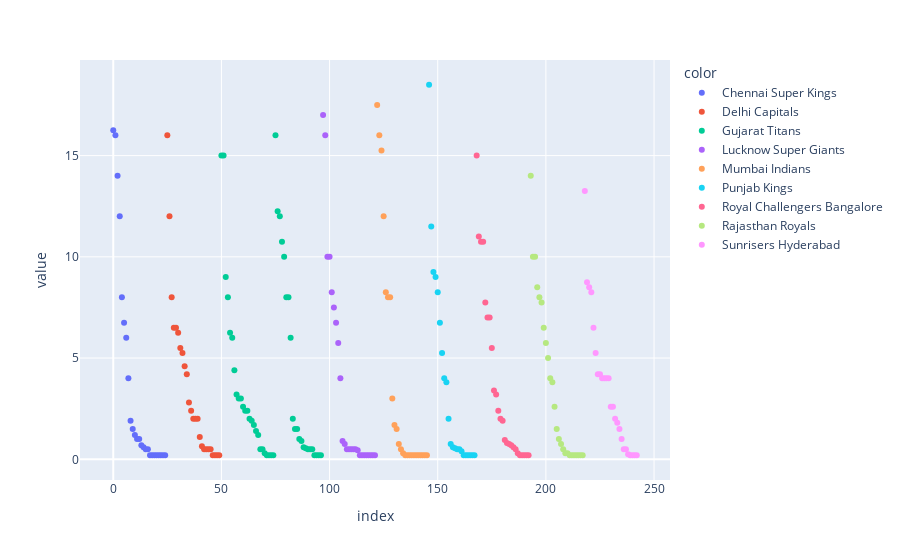

Write notebook code for a chart like this one.
### Code cell
px.scatter(price,color=team,hover_name=name)

### Figure 1 — Plotly figure (JSON) as saved in the notebook; plotly's stock layout.template omitted (floating-point values rounded to 4 significant figures)
{"data": [{"hovertemplate": "<b>%{hovertext}</b><br><br>color=Chennai Super Kings<br>index=%{x}<br>value=%{y}<extra></extra>", "hovertext": ["Ben Stokes ", "Ravindra Jadeja ", "Deepak Chahar ", "MS Dhoni ", "Moeen Ali ", "Ambati Rayudu ", "Ruturaj Gaikwad ", "Shivam Dube ", "Mitchell Santner ", "Rajvardhan Hangargekar ", "Prashant Solanki ", "Kyle Jamieson ", "Devon Conway ", "Maheesh Theekshana ", "Nishant Sindhu ", "Ajinkya Rahane ", "Dwaine Pretorius ", "Matheesha Pathirana ", "Mukesh Choudhary ", "Shaik Rasheed ", "Simarjeet Singh ", "Subhranshu Senapati ", "Bhagath Varma ", "Ajay Mandal ", "Tushar Deshpande "], "legendgroup": "Chennai Super Kings", "marker": {"color": "#636efa", "symbol": "circle"}, "mode": "markers", "name": "Chennai Super Kings", "orientation": "v", "showlegend": true, "type": "scatter", "x": [0, 1, 2, 3, 4, 5, 6, 7, 8, 9, 10, 11, 12, 13, 14, 15, 16, 17, 18, 19, 20, 21, 22, 23, 24], "xaxis": "x", "y": [16.25, 16, 14, 12, 8, 6.75, 6, 4, 1.9, 1.5, 1.2, 1, 1, 0.7, 0.6, 0.5, 0.5, 0.2, 0.2, 0.2, 0.2, 0.2, 0.2, 0.2, 0.2], "yaxis": "y"}, {"hovertemplate": "<b>%{hovertext}</b><br><br>color=Delhi Capitals<br>index=%{x}<br>value=%{y}<extra></extra>", "hovertext": ["Rishabh Pant ", "Axar Patel ", "Prithvi Shaw ", "Mitchell Marsh ", "Anrich Nortje ", "David Warner ", "Mukesh Kumar ", "Khaleel Ahmed ", "Rilee Rossouw ", "Chetan Sakariya ", "Rovman Powell ", "Manish Pandey ", "Mustafizur Rahman ", "Kuldeep Yadav ", "Philip Salt ", "Kamlesh Nagarkoti ", "Lalit Yadav ", "Ishant Sharma ", "Lungi Ngidi ", "Pravin Dubey ", "Yash Dhull ", "Ripal Patel ", "Aman Khan ", "Vicky Ostwal ", "Sarfaraz Khan "], "legendgroup": "Delhi Capitals", "marker": {"color": "#EF553B", "symbol": "circle"}, "mode": "markers", "name": "Delhi Capitals", "orientation": "v", "showlegend": true, "type": "scatter", "x": [25, 26, 27, 28, 29, 30, 31, 32, 33, 34, 35, 36, 37, 38, 39, 40, 41, 42, 43, 44, 45, 46, 47, 48, 49], "xaxis": "x", "y": [16, 12, 8, 6.5, 6.5, 6.25, 5.5, 5.25, 4.6, 4.2, 2.8, 2.4, 2, 2, 2, 1.1, 0.65, 0.5, 0.5, 0.5, 0.5, 0.2, 0.2, 0.2, 0.2], "yaxis": "y"}, {"hovertemplate": "<b>%{hovertext}</b><br><br>color=Gujarat Titans<br>index=%{x}<br>value=%{y}<extra></extra>", "hovertext": ["Hardik Pandya ", "Rashid Khan ", "Rahul Tewatia ", "Shubman Gill ", "Mohammad Shami ", "Shivam Mavi ", "Josh Little ", "Yash Dayal ", "Sai Kishore ", "David Miller ", "Abhinav Manohar ", "Alzarri Joseph ", "Matthew Wade ", "Kane Williamson ", "Wriddhiman Saha ", "Jayant Yadav ", "Vijay Shankar ", "Srikar Bharat ", "Mohit Sharma ", "Odean Smith ", "Noor Ahmad ", "Darshan Nalkande ", "Urvil Patel ", "Sai Sudharsan ", "Pradeep Sangwan ", "Andre Russell ", "Shreyas Iyer ", "Varun Chakaravarthy ", "Shardul Thakur ", "Lockie Ferguson ", "Venkatesh Iyer ", "Nitish Rana ", "Sunil Narine ", "Umesh Yadav ", "Shakib Al Hasan ", "Tim Southee ", "David Wiese ", "Narayan Jagadeesan ", "Vaibhav Arora ", "Rinku Singh ", "Mandeep Singh ", "Litton Das ", "Rahmanullah Gurbaz ", "Suyash Sharma ", "Harshit Rana ", "Anukul Roy ", "Kulwant Khejroliya "], "legendgroup": "Gujarat Titans", "marker": {"color": "#00cc96", "symbol": "circle"}, "mode": "markers", "name": "Gujarat Titans", "orientation": "v", "showlegend": true, "type": "scatter", "x": [50, 51, 52, 53, 54, 55, 56, 57, 58, 59, 60, 61, 62, 63, 64, 65, 66, 67, 68, 69, 70, 71, 72, 73, 74, 75, 76, 77, 78, 79, 80, 81, 82, 83, 84, 85, 86, 87, 88, 89, 90, 91, 92, 93, 94, 95, 96], "xaxis": "x", "y": [15, 15, 9, 8, 6.25, 6, 4.4, 3.2, 3, 3, 2.6, 2.4, 2.4, 2, 1.9, 1.7, 1.4, 1.2, 0.5, 0.5, 0.3, 0.2, 0.2, 0.2, 0.2, 16, 12.25, 12, 10.75, 10, 8, 8, 6, 2, 1.5, 1.5, 1, 0.9, 0.6, 0.55, 0.5, 0.5, 0.5, 0.2, 0.2, 0.2, 0.2], "yaxis": "y"}, {"hovertemplate": "<b>%{hovertext}</b><br><br>color=Lucknow Super Giants<br>index=%{x}<br>value=%{y}<extra></extra>", "hovertext": ["KL Rahul ", "Nicholas Pooran ", "Avesh Khan ", "Marcus Stoinis ", "Krunal Pandya ", "Mark Wood ", "Quinton de Kock ", "Deepak Hooda ", "Ravi Bishnoi ", "Krishnappa Gowtham ", "Daniel Sams ", "Amit Mishra ", "Jaydev Unadkat ", "Kyle Mayers ", "Naveen-ul-Haq ", "Romario Shepherd ", "Yash Thakur ", "Mohsin Khan ", "Ayush Badoni ", "Karan Sharma ", "Yudhvir Singh ", "Mayank Yadav ", "Prerak Mankad ", "Swapnil Singh ", "Manan Vohra "], "legendgroup": "Lucknow Super Giants", "marker": {"color": "#ab63fa", "symbol": "circle"}, "mode": "markers", "name": "Lucknow Super Giants", "orientation": "v", "showlegend": true, "type": "scatter", "x": [97, 98, 99, 100, 101, 102, 103, 104, 105, 106, 107, 108, 109, 110, 111, 112, 113, 114, 115, 116, 117, 118, 119, 120, 121], "xaxis": "x", "y": [17, 16, 10, 10, 8.25, 7.5, 6.75, 5.75, 4, 0.9, 0.75, 0.5, 0.5, 0.5, 0.5, 0.5, 0.45, 0.2, 0.2, 0.2, 0.2, 0.2, 0.2, 0.2, 0.2], "yaxis": "y"}, {"hovertemplate": "<b>%{hovertext}</b><br><br>color=Mumbai Indians<br>index=%{x}<br>value=%{y}<extra></extra>", "hovertext": ["Cameron Green ", "Rohit Sharma ", "Ishan Kishan ", "Jasprit Bumrah ", "Tim David ", "Jofra Archer ", "Suryakumar Yadav ", "Dewald Brevis ", "Tilak Varma ", "Jhye Richardson ", "Jason Behrendorff ", "Piyush Chawla ", "Arjun Tendulkar ", "Kumar Kartikeya ", "Duan Jansen ", "Arshad Khan ", "Hrithik Shokeen ", "Akash Madhwal ", "Raghav Goyal ", "Tristan Stubbs ", "Nehal Wadhera ", "Shams Mulani ", "Ramandeep Singh ", "Vishnu Vinod "], "legendgroup": "Mumbai Indians", "marker": {"color": "#FFA15A", "symbol": "circle"}, "mode": "markers", "name": "Mumbai Indians", "orientation": "v", "showlegend": true, "type": "scatter", "x": [122, 123, 124, 125, 126, 127, 128, 129, 130, 131, 132, 133, 134, 135, 136, 137, 138, 139, 140, 141, 142, 143, 144, 145], "xaxis": "x", "y": [17.5, 16, 15.25, 12, 8.25, 8, 8, 3, 1.7, 1.5, 0.75, 0.5, 0.3, 0.2, 0.2, 0.2, 0.2, 0.2, 0.2, 0.2, 0.2, 0.2, 0.2, 0.2], "yaxis": "y"}, {"hovertemplate": "<b>%{hovertext}</b><br><br>color=Punjab Kings<br>index=%{x}<br>value=%{y}<extra></extra>", "hovertext": ["Sam Curran ", "Liam Livingstone ", "Kagiso Rabada ", "Shahrukh Khan ", "Shikhar Dhawan ", "Jonny Bairstow ", "Rahul Chahar ", "Arshdeep Singh ", "Harpreet Brar ", "Raj Bawa ", "Nathan Ellis ", "Prabhsimran Singh ", "Rishi Dhawan ", "Sikandar Raza ", "Bhanuka Rajapaksa ", "Harpreet Singh Bhatia ", "Atharva Taide ", "Mohit Rathee ", "Shivam Singh ", "Vidhwath Kaverappa ", "Jitesh Sharma ", "Baltej Singh "], "legendgroup": "Punjab Kings", "marker": {"color": "#19d3f3", "symbol": "circle"}, "mode": "markers", "name": "Punjab Kings", "orientation": "v", "showlegend": true, "type": "scatter", "x": [146, 147, 148, 149, 150, 151, 152, 153, 154, 155, 156, 157, 158, 159, 160, 161, 162, 163, 164, 165, 166, 167], "xaxis": "x", "y": [18.5, 11.5, 9.25, 9, 8.25, 6.75, 5.25, 4, 3.8, 2, 0.75, 0.6, 0.55, 0.5, 0.5, 0.4, 0.2, 0.2, 0.2, 0.2, 0.2, 0.2], "yaxis": "y"}, {"hovertemplate": "<b>%{hovertext}</b><br><br>color=Royal Challengers Bangalore<br>index=%{x}<br>value=%{y}<extra></extra>", "hovertext": ["Virat Kohli ", "Glenn Maxwell ", "Harshal Patel ", "Wanindu Hasaranga ", "Josh Hazlewood ", "Faf du Plessis ", "Mohammed Siraj ", "Dinesh Karthik ", "Anuj Rawat ", "Will Jacks ", "Shahbaz Ahmed ", "David Willey ", "Reece Topley ", "Mahipal Lomror ", "Finn Allen ", "Siddarth Kaul ", "Rajan Kumar ", "Avinash Singh ", "Karn Sharma ", "Suyash Prabhudessai ", "Sonu Yadav ", "Manoj Bhandage ", "Akash Deep ", "Himanshu Sharma ", "Rajat Patidar "], "legendgroup": "Royal Challengers Bangalore", "marker": {"color": "#FF6692", "symbol": "circle"}, "mode": "markers", "name": "Royal Challengers Bangalore", "orientation": "v", "showlegend": true, "type": "scatter", "x": [168, 169, 170, 171, 172, 173, 174, 175, 176, 177, 178, 179, 180, 181, 182, 183, 184, 185, 186, 187, 188, 189, 190, 191, 192], "xaxis": "x", "y": [15, 11, 10.75, 10.75, 7.75, 7, 7, 5.5, 3.4, 3.2, 2.4, 2, 1.9, 0.95, 0.8, 0.75, 0.7, 0.6, 0.5, 0.3, 0.2, 0.2, 0.2, 0.2, 0.2], "yaxis": "y"}, {"hovertemplate": "<b>%{hovertext}</b><br><br>color=Rajasthan Royals<br>index=%{x}<br>value=%{y}<extra></extra>", "hovertext": ["Sanju Samson ", "Prasidh Krishna ", "Jos Buttler ", "Shimron Hetmyer ", "Trent Boult ", "Devdutt Padikkal ", "Yuzvendra Chahal ", "Jason Holder ", "Ravichandran Ashwin ", "Yashasvi Jaiswal ", "Riyan Parag ", "Navdeep Saini ", "Adam Zampa ", "Joe Root ", "Obed McCoy ", "D Ferreira ", "KM Asif ", "KC Cariappa ", "Kuldeep Sen ", "Dhruv Jurel ", "Kunal Singh Rathore ", "Abdul Basith ", "Akash Vasisht ", "Murugan Ashwin ", "Kuldip Yadav "], "legendgroup": "Rajasthan Royals", "marker": {"color": "#B6E880", "symbol": "circle"}, "mode": "markers", "name": "Rajasthan Royals", "orientation": "v", "showlegend": true, "type": "scatter", "x": [193, 194, 195, 196, 197, 198, 199, 200, 201, 202, 203, 204, 205, 206, 207, 208, 209, 210, 211, 212, 213, 214, 215, 216, 217], "xaxis": "x", "y": [14, 10, 10, 8.5, 8, 7.75, 6.5, 5.75, 5, 4, 3.8, 2.6, 1.5, 1, 0.75, 0.5, 0.3, 0.3, 0.2, 0.2, 0.2, 0.2, 0.2, 0.2, 0.2], "yaxis": "y"}, {"hovertemplate": "<b>%{hovertext}</b><br><br>color=Sunrisers Hyderabad<br>index=%{x}<br>value=%{y}<extra></extra>", "hovertext": ["Harry Brook ", "Washington Sundar ", "Rahul Tripathi ", "Mayank Agarwal ", "Abhishek Sharma ", "Heinrich Klaasen ", "Bhuvneshwar Kumar ", "Marco Jansen ", "Abdul Samad ", "Umran Malik ", "T Natarajan ", "Kartik Tyagi ", "Aiden Markram ", "Vivrant Sharma ", "Adil Rashid ", "Mayank Dagar ", "Glenn Phillips ", "Akeal Hosein ", "Mayank Markande ", "Fazalhaq Farooqi ", "Upendra Yadav ", "Sanvir Singh ", "Samarth Vyas ", "Nitish Kumar Reddy ", "Anmolpreet Singh "], "legendgroup": "Sunrisers Hyderabad", "marker": {"color": "#FF97FF", "symbol": "circle"}, "mode": "markers", "name": "Sunrisers Hyderabad", "orientation": "v", "showlegend": true, "type": "scatter", "x": [218, 219, 220, 221, 222, 223, 224, 225, 226, 227, 228, 229, 230, 231, 232, 233, 234, 235, 236, 237, 238, 239, 240, 241, 242], "xaxis": "x", "y": [13.25, 8.75, 8.5, 8.25, 6.5, 5.25, 4.2, 4.2, 4, 4, 4, 4, 2.6, 2.6, 2, 1.8, 1.5, 1, 0.5, 0.5, 0.25, 0.2, 0.2, 0.2, 0.2], "yaxis": "y"}], "layout": {"legend": {"title": {"text": "color"}, "tracegroupgap": 0}, "margin": {"t": 60}, "xaxis": {"anchor": "y", "domain": [0, 1], "title": {"text": "index"}}, "yaxis": {"anchor": "x", "domain": [0, 1], "title": {"text": "value"}}}}
